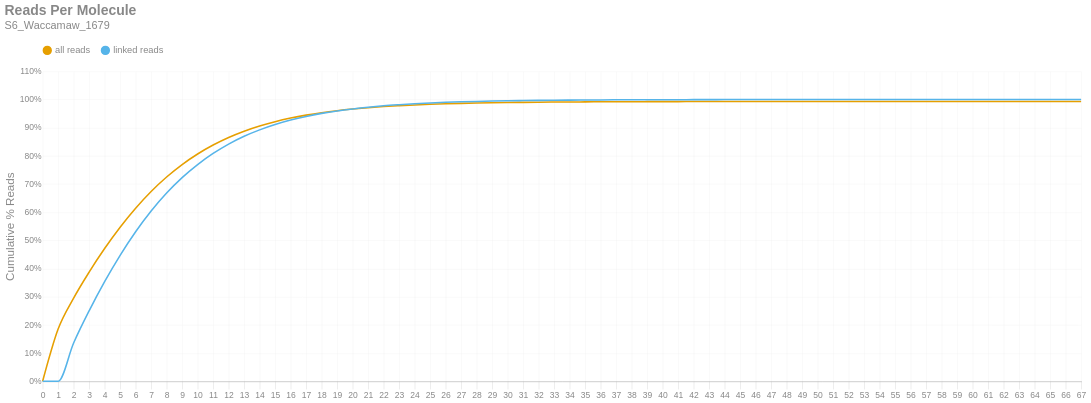

The notebook cell saved with this chart:
### Markdown cell above
### Reads per Molecule
This chart shows the cumulative distribution of the number of reads per linked molecule. That is, how many alignments are associated with a unique molecule. This excludes the number of reads associated with invalid or absent linked-read barcodes. The `linked` histogram is the percentages recalculated when disregarding singletons.

### Code cell
if SKIPLR:
    print_html(f"Skipped")
else:
    counts = np.bincount(valids['reads'].cast(pl.Int64).to_numpy())
    weighted = counts * np.arange(len(counts))
    all_perc = weighted / n_reads
    linked_perc = weighted / n_linked_reads
    linked_perc[1] = 0
    binned_df = pl.DataFrame({
        'readsper': list(range(len(counts))),
        'all reads (cumsum)': np.cumsum(all_perc).tolist(),
        'linked reads (cumsum)': np.cumsum(linked_perc).tolist(),
    })

    with SafeRender(binned_df):
        (
            density_plot(binned_df, 'Reads Per Molecule', samplename, 'readspmol')
            .encode(
                x=alt.X('readsper:O', title=None).axis(labelAngle=0).scale(padding=0),
                y=alt.Y('value:Q', title='Cumulative % Reads').axis(format='%').stack(False),
                color=alt.Color("key:N").scale(domain=["all reads", "linked reads"]),
                tooltip=[
                    alt.Tooltip("key:N", title="Data Type"),
                    alt.Tooltip("readsper:O", title="Reads Per Molecule"),
                    alt.Tooltip("value:Q", format=".2%", title="% Reads (Cum.)")
                ]            
            )
        ).display()

### Figure 1 — Vega-Lite specification as saved in the notebook (floating-point values rounded to 4 significant figures)
{"width": "container", "height": 400, "config": {"title": {"anchor": "start", "dy": -15, "fontSize": 18, "color": "#888888", "subtitleColor": "#888888", "subtitleFontSize": 14}, "arc": {"fill": "#0072B2"}, "axis": {"domainColor": "#888888", "domainWidth": 0.5, "gridWidth": 0.2, "grid": false, "titleFontWeight": 400, "titleFontSize": 15, "labelFontSize": 11, "labelColor": "#888888", "tickColor": "#888888", "tickWidth": 0.2, "titleColor": "#888888"}, "axisBand": {"grid": false}, "axisX": {"grid": true, "tickSize": 10, "domainCap": "round"}, "axisY": {"domain": false, "grid": true, "tickSize": 0, "domainCap": "round"}, "background": "transparent", "header": {"labelFontSize": 15, "labelColor": "#888888", "titleFontSize": 15, "titleFontWeight": 600, "titleColor": "#888888"}, "legend": {"labelFont": "sans-serif", "labelFontSize": 12, "labelColor": "#888888", "symbolSize": 100, "symbolType": "circle", "titleFontSize": 12, "titlePadding": 10, "titleColor": "#888888", "title": null, "orient": "top"}, "range": {"category": ["#E69F00", "#56B4E9", "#009E73", "#F0E442", "#0072B2", "#D55E00", "#CC79A7", "#000000"], "diverging": ["#cfe8f3", "#a2d4ec", "#73bfe2", "#46abdb", "#1696d2", "#12719e"]}, "area": {"fill": "#0072B2", "fillOpacity": 0.7, "line": true, "strokeOpacity": 0.7}, "line": {"color": "#0072B2", "stroke": "#0072B2", "strokeWidth": 2}, "trail": {"color": "#0072B2", "stroke": "#0072B2", "strokeWidth": 0, "size": 1}, "point": {"filled": true, "fillOpacity": 1.0, "size": 95}, "text": {"color": "#888888", "fontSize": 11, "align": "right", "fontWeight": 400, "size": 11}, "bar": {"fill": "#0072B2", "stroke": null}, "view": {"stroke": null, "continuousWidth": 660, "continuousHeight": 400}}, "data": {"name": "data-6392b47e457d3e1b0863e5ac1f15afc8"}, "mark": {"type": "line", "interpolate": "monotone", "point": {"opacity": 0, "size": 275}}, "encoding": {"color": {"field": "key", "scale": {"domain": ["all reads", "linked reads"]}, "type": "nominal"}, "tooltip": [{"field": "key", "title": "Data Type", "type": "nominal"}, {"field": "readsper", "title": "Reads Per Molecule", "type": "ordinal"}, {"field": "value", "format": ".2%", "title": "% Reads (Cum.)", "type": "quantitative"}], "x": {"axis": {"labelAngle": 0}, "field": "readsper", "scale": {"padding": 0}, "title": null, "type": "ordinal"}, "y": {"axis": {"format": "%"}, "field": "value", "stack": false, "title": "Cumulative % Reads", "type": "quantitative"}}, "params": [{"name": "param_c36ac31b6afebe62", "select": {"type": "point", "fields": ["key"]}, "bind": "legend"}], "title": {"text": "Reads Per Molecule", "subtitle": "S6_Waccamaw_1679"}, "transform": [{"fold": ["all reads (cumsum)", "linked reads (cumsum)"]}, {"calculate": "replace(datum.key, ' (cumsum)', '')", "as": "key"}, {"filter": {"param": "param_c36ac31b6afebe62"}}], "usermeta": {"embedOptions": {"downloadFileName": "S6_Waccamaw_1679.readspmol"}}, "$schema": "https://vega.github.io/schema/vega-lite/v6.1.0.json", "datasets": {"data-6392b47e457d3e1b0863e5ac1f15afc8": [{"readsper": 0, "all reads (cumsum)": 0.0, "linked reads (cumsum)": 0.0}, {"readsper": 1, "all reads (cumsum)": 0.1854, "linked reads (cumsum)": 0.0}, {"readsper": 2, "all reads (cumsum)": 0.2951, "linked reads (cumsum)": 0.1359}, {"readsper": 3, "all reads (cumsum)": 0.3874, "linked reads (cumsum)": 0.2502}, {"readsper": 4, "all reads (cumsum)": 0.471, "linked reads (cumsum)": 0.3537}, {"readsper": 5, "all reads (cumsum)": 0.5465, "linked reads (cumsum)": 0.4471}, {"readsper": 6, "all reads (cumsum)": 0.614, "linked reads (cumsum)": 0.5308}, {"readsper": 7, "all reads (cumsum)": 0.6735, "linked reads (cumsum)": 0.6044}, {"readsper": 8, "all reads (cumsum)": 0.7249, "linked reads (cumsum)": 0.6681}, {"readsper": 9, "all reads (cumsum)": 0.7691, "linked reads (cumsum)": 0.7228}, {"readsper": 10, "all reads (cumsum)": 0.8066, "linked reads (cumsum)": 0.7692}, {"readsper": 11, "all reads (cumsum)": 0.8384, "linked reads (cumsum)": 0.8086}, {"readsper": 12, "all reads (cumsum)": 0.8652, "linked reads (cumsum)": 0.8417}, {"readsper": 13, "all reads (cumsum)": 0.8875, "linked reads (cumsum)": 0.8694}, {"readsper": 14, "all reads (cumsum)": 0.9059, "linked reads (cumsum)": 0.8922}, {"readsper": 15, "all reads (cumsum)": 0.9213, "linked reads (cumsum)": 0.9112}, {"readsper": 16, "all reads (cumsum)": 0.934, "linked reads (cumsum)": 0.9269}, {"readsper": 17, "all reads (cumsum)": 0.9445, "linked reads (cumsum)": 0.9399}, {"readsper": 18, "all reads (cumsum)": 0.9532, "linked reads (cumsum)": 0.9507}, {"readsper": 19, "all reads (cumsum)": 0.9602, "linked reads (cumsum)": 0.9594}, {"readsper": 20, "all reads (cumsum)": 0.966, "linked reads (cumsum)": 0.9666}, {"readsper": 21, "all reads (cumsum)": 0.9709, "linked reads (cumsum)": 0.9726}, {"readsper": 22, "all reads (cumsum)": 0.9748, "linked reads (cumsum)": 0.9775}, {"readsper": 23, "all reads (cumsum)": 0.9779, "linked reads (cumsum)": 0.9813}, {"readsper": 24, "all reads (cumsum)": 0.9806, "linked reads (cumsum)": 0.9847}, {"readsper": 25, "all reads (cumsum)": 0.9829, "linked reads (cumsum)": 0.9876}, {"readsper": 26, "all reads (cumsum)": 0.9848, "linked reads (cumsum)": 0.9899}, {"readsper": 27, "all reads (cumsum)": 0.9862, "linked reads (cumsum)": 0.9917}, {"readsper": 28, "all reads (cumsum)": 0.9874, "linked reads (cumsum)": 0.9931}, {"readsper": 29, "all reads (cumsum)": 0.9884, "linked reads (cumsum)": 0.9944}, {"readsper": 30, "all reads (cumsum)": 0.9892, "linked reads (cumsum)": 0.9953}, {"readsper": 31, "all reads (cumsum)": 0.9898, "linked reads (cumsum)": 0.9961}, {"readsper": 32, "all reads (cumsum)": 0.9904, "linked reads (cumsum)": 0.9968}, {"readsper": 33, "all reads (cumsum)": 0.9908, "linked reads (cumsum)": 0.9973}, {"readsper": 34, "all reads (cumsum)": 0.9912, "linked reads (cumsum)": 0.9978}, {"readsper": 35, "all reads (cumsum)": 0.9915, "linked reads (cumsum)": 0.9982}, {"readsper": 36, "all reads (cumsum)": 0.9917, "linked reads (cumsum)": 0.9985}, {"readsper": 37, "all reads (cumsum)": 0.992, "linked reads (cumsum)": 0.9988}, {"readsper": 38, "all reads (cumsum)": 0.9922, "linked reads (cumsum)": 0.999}, {"readsper": 39, "all reads (cumsum)": 0.9923, "linked reads (cumsum)": 0.9992}, {"readsper": 40, "all reads (cumsum)": 0.9924, "linked reads (cumsum)": 0.9993}, {"readsper": 41, "all reads (cumsum)": 0.9925, "linked reads (cumsum)": 0.9993}, {"readsper": 42, "all reads (cumsum)": 0.9925, "linked reads (cumsum)": 0.9994}, {"readsper": 43, "all reads (cumsum)": 0.9926, "linked reads (cumsum)": 0.9995}, {"readsper": 44, "all reads (cumsum)": 0.9926, "linked reads (cumsum)": 0.9996}, {"readsper": 45, "all reads (cumsum)": 0.9927, "linked reads (cumsum)": 0.9997}, {"readsper": 46, "all reads (cumsum)": 0.9928, "linked reads (cumsum)": 0.9997}, {"readsper": 47, "all reads (cumsum)": 0.9928, "linked reads (cumsum)": 0.9998}, {"readsper": 48, "all reads (cumsum)": 0.9928, "linked reads (cumsum)": 0.9998}, {"readsper": 49, "all reads (cumsum)": 0.9929, "linked reads (cumsum)": 0.9999}, {"readsper": 50, "all reads (cumsum)": 0.9929, "linked reads (cumsum)": 0.9999}, {"readsper": 51, "all reads (cumsum)": 0.9929, "linked reads (cumsum)": 0.9999}, {"readsper": 52, "all reads (cumsum)": 0.9929, "linked reads (cumsum)": 0.9999}, {"readsper": 53, "all reads (cumsum)": 0.9929, "linked reads (cumsum)": 0.9999}, {"readsper": 54, "all reads (cumsum)": 0.9929, "linked reads (cumsum)": 1.0}, {"readsper": 55, "all reads (cumsum)": 0.9929, "linked reads (cumsum)": 1.0}, {"readsper": 56, "all reads (cumsum)": 0.993, "linked reads (cumsum)": 1.0}, {"readsper": 57, "all reads (cumsum)": 0.993, "linked reads (cumsum)": 1.0}, {"readsper": 58, "all reads (cumsum)": 0.993, "linked reads (cumsum)": 1.0}, {"readsper": 59, "all reads (cumsum)": 0.993, "linked reads (cumsum)": 1.0}, {"readsper": 60, "all reads (cumsum)": 0.993, "linked reads (cumsum)": 1.0}, {"readsper": 61, "all reads (cumsum)": 0.993, "linked reads (cumsum)": 1.0}, {"readsper": 62, "all reads (cumsum)": 0.993, "linked reads (cumsum)": 1.0}, {"readsper": 63, "all reads (cumsum)": 0.993, "linked reads (cumsum)": 1.0}, {"readsper": 64, "all reads (cumsum)": 0.993, "linked reads (cumsum)": 1.0}, {"readsper": 65, "all reads (cumsum)": 0.993, "linked reads (cumsum)": 1.0}, {"readsper": 66, "all reads (cumsum)": 0.993, "linked reads (cumsum)": 1.0}, {"readsper": 67, "all reads (cumsum)": 0.993, "linked reads (cumsum)": 1.0}]}}
